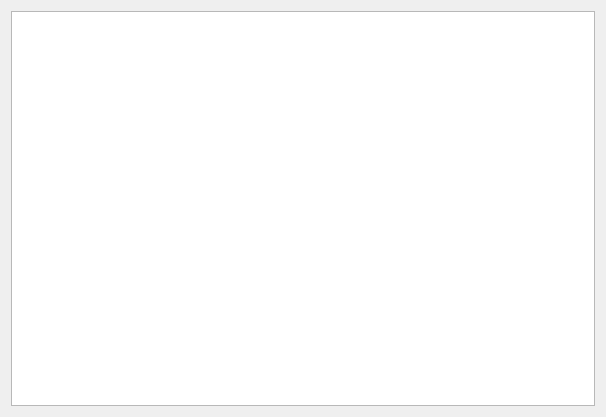
<?xml version="1.0" encoding="UTF-8"?>
<ui version="4.0">
 <class>OnlineUser</class>
 <widget class="QWidget" name="OnlineUser">
  <property name="geometry">
   <rect>
    <x>0</x>
    <y>0</y>
    <width>606</width>
    <height>417</height>
   </rect>
  </property>
  <property name="windowTitle">
   <string>Form</string>
  </property>
  <layout class="QHBoxLayout" name="horizontalLayout">
   <item>
    <widget class="QListWidget" name="onlieUser_LW"/>
   </item>
  </layout>
 </widget>
 <resources/>
 <connections/>
</ui>
